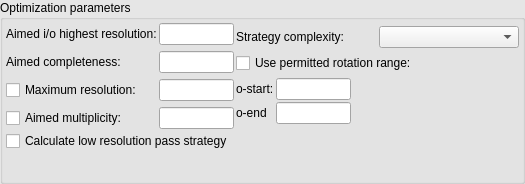
<?xml version="1.0" encoding="UTF-8"?>
<ui version="4.0">
 <class>OptimizationParametersWidgetLayout</class>
 <widget class="QWidget" name="OptimizationParametersWidgetLayout">
  <property name="geometry">
   <rect>
    <x>0</x>
    <y>0</y>
    <width>525</width>
    <height>184</height>
   </rect>
  </property>
  <property name="palette">
   <palette>
    <active>
     <colorrole role="Base">
      <brush brushstyle="SolidPattern">
       <color alpha="255">
        <red>255</red>
        <green>255</green>
        <blue>255</blue>
       </color>
      </brush>
     </colorrole>
     <colorrole role="Window">
      <brush brushstyle="SolidPattern">
       <color alpha="255">
        <red>230</red>
        <green>230</green>
        <blue>230</blue>
       </color>
      </brush>
     </colorrole>
    </active>
    <inactive>
     <colorrole role="Base">
      <brush brushstyle="SolidPattern">
       <color alpha="255">
        <red>255</red>
        <green>255</green>
        <blue>255</blue>
       </color>
      </brush>
     </colorrole>
     <colorrole role="Window">
      <brush brushstyle="SolidPattern">
       <color alpha="255">
        <red>230</red>
        <green>230</green>
        <blue>230</blue>
       </color>
      </brush>
     </colorrole>
    </inactive>
    <disabled>
     <colorrole role="Base">
      <brush brushstyle="SolidPattern">
       <color alpha="255">
        <red>230</red>
        <green>230</green>
        <blue>230</blue>
       </color>
      </brush>
     </colorrole>
     <colorrole role="Window">
      <brush brushstyle="SolidPattern">
       <color alpha="255">
        <red>230</red>
        <green>230</green>
        <blue>230</blue>
       </color>
      </brush>
     </colorrole>
    </disabled>
   </palette>
  </property>
  <property name="windowTitle">
   <string>Data path</string>
  </property>
  <layout class="QHBoxLayout">
   <property name="spacing">
    <number>0</number>
   </property>
   <property name="margin">
    <number>0</number>
   </property>
   <item>
    <widget class="QGroupBox" name="main_groupbox">
     <property name="title">
      <string>Optimization parameters</string>
     </property>
     <layout class="QHBoxLayout">
      <property name="spacing">
       <number>2</number>
      </property>
      <property name="margin">
       <number>3</number>
      </property>
      <item>
       <layout class="QVBoxLayout">
        <property name="spacing">
         <number>2</number>
        </property>
        <item>
         <layout class="QHBoxLayout">
          <property name="spacing">
           <number>2</number>
          </property>
          <item>
           <layout class="QVBoxLayout" name="vbox1">
            <item>
             <widget class="QLabel" name="aimed_i_over_sigma_label">
              <property name="text">
               <string>Aimed i/o highest resolution:</string>
              </property>
              <property name="wordWrap">
               <bool>false</bool>
              </property>
             </widget>
            </item>
            <item>
             <widget class="QLabel" name="aimed_completeness_label">
              <property name="text">
               <string>Aimed completeness:</string>
              </property>
              <property name="wordWrap">
               <bool>false</bool>
              </property>
             </widget>
            </item>
            <item>
             <widget class="QCheckBox" name="maximum_res_cbx">
              <property name="sizePolicy">
               <sizepolicy hsizetype="Preferred" vsizetype="Preferred">
                <horstretch>0</horstretch>
                <verstretch>0</verstretch>
               </sizepolicy>
              </property>
              <property name="minimumSize">
               <size>
                <width>0</width>
                <height>22</height>
               </size>
              </property>
              <property name="text">
               <string>Maximum resolution:</string>
              </property>
             </widget>
            </item>
            <item>
             <widget class="QCheckBox" name="aimed_mult_cbx">
              <property name="sizePolicy">
               <sizepolicy hsizetype="Preferred" vsizetype="Preferred">
                <horstretch>0</horstretch>
                <verstretch>0</verstretch>
               </sizepolicy>
              </property>
              <property name="minimumSize">
               <size>
                <width>0</width>
                <height>22</height>
               </size>
              </property>
              <property name="text">
               <string>Aimed multiplicity:</string>
              </property>
             </widget>
            </item>
           </layout>
          </item>
          <item>
           <layout class="QVBoxLayout" name="vbox3">
            <item>
             <widget class="QLineEdit" name="i_ver_sigma_ledit">
              <property name="minimumSize">
               <size>
                <width>75</width>
                <height>0</height>
               </size>
              </property>
              <property name="maximumSize">
               <size>
                <width>75</width>
                <height>16777215</height>
               </size>
              </property>
             </widget>
            </item>
            <item>
             <widget class="QLineEdit" name="aimed_comp_ledit">
              <property name="minimumSize">
               <size>
                <width>75</width>
                <height>0</height>
               </size>
              </property>
              <property name="maximumSize">
               <size>
                <width>75</width>
                <height>16777215</height>
               </size>
              </property>
             </widget>
            </item>
            <item>
             <widget class="QLineEdit" name="maximum_res_ledit">
              <property name="minimumSize">
               <size>
                <width>75</width>
                <height>0</height>
               </size>
              </property>
              <property name="maximumSize">
               <size>
                <width>75</width>
                <height>16777215</height>
               </size>
              </property>
             </widget>
            </item>
            <item>
             <widget class="QLineEdit" name="aimed_mult_ledit">
              <property name="minimumSize">
               <size>
                <width>75</width>
                <height>0</height>
               </size>
              </property>
              <property name="maximumSize">
               <size>
                <width>75</width>
                <height>16777215</height>
               </size>
              </property>
             </widget>
            </item>
           </layout>
          </item>
          <item>
           <layout class="QVBoxLayout" name="vbox2">
            <property name="spacing">
             <number>2</number>
            </property>
            <item>
             <layout class="QHBoxLayout">
              <property name="spacing">
               <number>2</number>
              </property>
              <item>
               <widget class="QLabel" name="strat_comp_label">
                <property name="text">
                 <string>Strategy complexity:</string>
                </property>
               </widget>
              </item>
              <item>
               <widget class="QComboBox" name="start_comp_cbox"/>
              </item>
             </layout>
            </item>
            <item>
             <widget class="QCheckBox" name="permitted_range_cbx">
              <property name="text">
               <string>Use permitted rotation range:</string>
              </property>
             </widget>
            </item>
            <item>
             <layout class="QHBoxLayout" name="horizontalLayout">
              <property name="spacing">
               <number>2</number>
              </property>
              <item>
               <layout class="QVBoxLayout" name="verticalLayout_2">
                <property name="spacing">
                 <number>2</number>
                </property>
                <item>
                 <widget class="QLabel" name="phi_start_label">
                  <property name="text">
                   <string>o-start:</string>
                  </property>
                 </widget>
                </item>
                <item>
                 <widget class="QLabel" name="phi_end_label">
                  <property name="text">
                   <string>o-end</string>
                  </property>
                 </widget>
                </item>
               </layout>
              </item>
              <item>
               <layout class="QVBoxLayout" name="verticalLayout_3">
                <property name="spacing">
                 <number>2</number>
                </property>
                <item>
                 <widget class="QLineEdit" name="phi_start_ledit">
                  <property name="minimumSize">
                   <size>
                    <width>75</width>
                    <height>0</height>
                   </size>
                  </property>
                  <property name="maximumSize">
                   <size>
                    <width>75</width>
                    <height>16777215</height>
                   </size>
                  </property>
                 </widget>
                </item>
                <item>
                 <widget class="QLineEdit" name="phi_end_ledit">
                  <property name="minimumSize">
                   <size>
                    <width>75</width>
                    <height>0</height>
                   </size>
                  </property>
                  <property name="maximumSize">
                   <size>
                    <width>75</width>
                    <height>16777215</height>
                   </size>
                  </property>
                 </widget>
                </item>
               </layout>
              </item>
              <item>
               <spacer name="horizontalSpacer">
                <property name="orientation">
                 <enum>Qt::Horizontal</enum>
                </property>
                <property name="sizeHint" stdset="0">
                 <size>
                  <width>40</width>
                  <height>20</height>
                 </size>
                </property>
               </spacer>
              </item>
             </layout>
            </item>
           </layout>
          </item>
         </layout>
        </item>
        <item>
         <layout class="QHBoxLayout">
          <property name="spacing">
           <number>2</number>
          </property>
          <item>
           <widget class="QCheckBox" name="low_res_pass_cbx">
            <property name="text">
             <string>Calculate low resolution pass strategy</string>
            </property>
           </widget>
          </item>
          <item>
           <spacer name="run_number_spacer">
            <property name="orientation">
             <enum>Qt::Horizontal</enum>
            </property>
            <property name="sizeType">
             <enum>QSizePolicy::Expanding</enum>
            </property>
            <property name="sizeHint" stdset="0">
             <size>
              <width>1</width>
              <height>20</height>
             </size>
            </property>
           </spacer>
          </item>
         </layout>
        </item>
        <item>
         <spacer name="verticalSpacer">
          <property name="orientation">
           <enum>Qt::Vertical</enum>
          </property>
          <property name="sizeHint" stdset="0">
           <size>
            <width>20</width>
            <height>40</height>
           </size>
          </property>
         </spacer>
        </item>
       </layout>
      </item>
     </layout>
    </widget>
   </item>
  </layout>
 </widget>
 <layoutdefault spacing="6" margin="11"/>
 <resources/>
 <connections/>
</ui>
